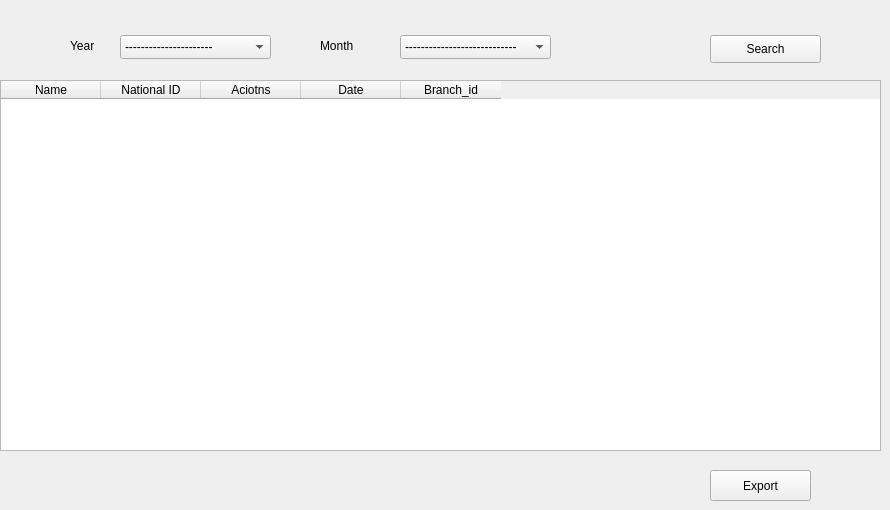
      <widget class="QWidget" name="tab_30">
       <attribute name="title">
        <string>Employee</string>
       </attribute>
       <widget class="QPushButton" name="pushButton_43">
        <property name="geometry">
         <rect>
          <x>710</x>
          <y>35</y>
          <width>111</width>
          <height>28</height>
         </rect>
        </property>
        <property name="text">
         <string>Search</string>
        </property>
       </widget>
       <widget class="QLabel" name="label_67">
        <property name="geometry">
         <rect>
          <x>70</x>
          <y>30</y>
          <width>58</width>
          <height>31</height>
         </rect>
        </property>
        <property name="text">
         <string>Year</string>
        </property>
       </widget>
       <widget class="QLabel" name="label_68">
        <property name="geometry">
         <rect>
          <x>320</x>
          <y>30</y>
          <width>58</width>
          <height>31</height>
         </rect>
        </property>
        <property name="text">
         <string>Month</string>
        </property>
       </widget>
       <widget class="QComboBox" name="comboBox_31">
        <property name="geometry">
         <rect>
          <x>120</x>
          <y>35</y>
          <width>151</width>
          <height>24</height>
         </rect>
        </property>
        <property name="styleSheet">
         <string notr="true"/>
        </property>
        <item>
         <property name="text">
          <string>----------------------</string>
         </property>
        </item>
       </widget>
       <widget class="QComboBox" name="comboBox_32">
        <property name="geometry">
         <rect>
          <x>400</x>
          <y>35</y>
          <width>151</width>
          <height>24</height>
         </rect>
        </property>
        <item>
         <property name="text">
          <string>----------------------------</string>
         </property>
        </item>
       </widget>
       <widget class="QPushButton" name="pushButton_51">
        <property name="geometry">
         <rect>
          <x>710</x>
          <y>470</y>
          <width>101</width>
          <height>31</height>
         </rect>
        </property>
        <property name="text">
         <string>Export</string>
        </property>
       </widget>
       <widget class="QTableWidget" name="tableWidget_10">
        <property name="geometry">
         <rect>
          <x>0</x>
          <y>80</y>
          <width>881</width>
          <height>371</height>
         </rect>
        </property>
        <column>
         <property name="text">
          <string>Name</string>
         </property>
        </column>
        <column>
         <property name="text">
          <string>National ID</string>
         </property>
        </column>
        <column>
         <property name="text">
          <string>Aciotns</string>
         </property>
        </column>
        <column>
         <property name="text">
          <string>Date</string>
         </property>
        </column>
        <column>
         <property name="text">
          <string>Branch_id</string>
         </property>
        </column>
       </widget>
      </widget>
